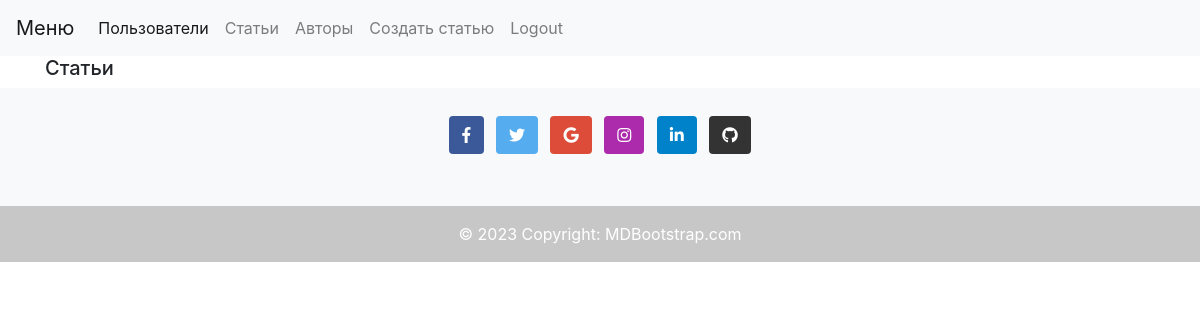
The page /articles/tag/3 (signed in) on the database as committed earlier.
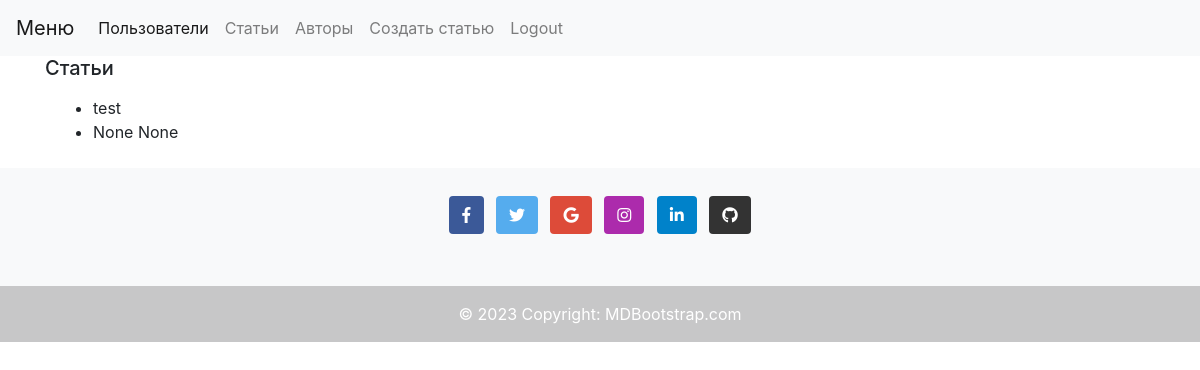
The same page on the database as committed later.
### blog/models.py (models this page shows, shortened)
class Article(db.Model):
    id = db.Column(db.Integer, primary_key=True)
    title = db.Column(db.String(200))
    text = db.Column(db.Text, nullable=False)
    author_id = db.Column(db.Integer, db.ForeignKey("author.id"))
    author = db.relationship("Author", back_populates="articles")
    tags = db.relationship("Tag", secondary=article_tag_associations_table, back_populates='articles')

class User(db.Model, UserMixin):
    id = db.Column(db.Integer, primary_key=True)
    email = db.Column(db.String(255), unique=True)
    first_name = db.Column(db.String(255))
    last_name = db.Column(db.String(255))
    password = db.Column(db.String(255))
    author = db.relationship("Author", uselist=False, back_populates="user")

### blog/articles/views.py (the view)
@article_app.route('tag/<int:pk>')
def get_article_by_tag(pk: int):
    from blog.models import article_tag_associations_table, Article, Tag
    query_article = Article.query.join(article_tag_associations_table).join(Tag).filter((article_tag_associations_table.c.article_id==Article.id)&(article_tag_associations_table.c.tag_id==Tag.id)).filter(article_tag_associations_table.c.tag_id==pk)
    if query_article is None:
        raise NotFound
    return render_template('articles/articles_by_tag.html',articles=query_article)

### blog/app.py (called while the page is built)
def register_extensions(app):
    db.init_app(app)
    migrate.init_app(app, db, compare_type=True)
    login_manager.login_view = 'auth.login'
    login_manager.init_app(app)
    from blog.models import User
    @login_manager.user_loader
    def load_user(user_id):
        return User.query.get(int(user_id))
    @login_manager.unauthorized_handler
    def unauthorized():
        return redirect(url_for("auth.login"))

### blog/templates/articles/articles_by_tag.html
{% extends 'users/base.html' %} {% block title %} Список статей {% endblock %}
{% block body %}
<div class="vstack gap-2">
  <h5>Статьи</h5>
  {% for article in articles %}
  <div class="p-2">
    <ul>
      <li>{{article.title}}</li>
      <li>
        {{article.author.user.first_name}} {{article.author.user.last_name}}
      </li>
    </ul>
  </div>
  {% endfor %}
</div>
{% endblock body %}

Rows that differ between the two databases and show on the page:
added Article: title "test", author.user.first_name "None", author.user.last_name "None"
